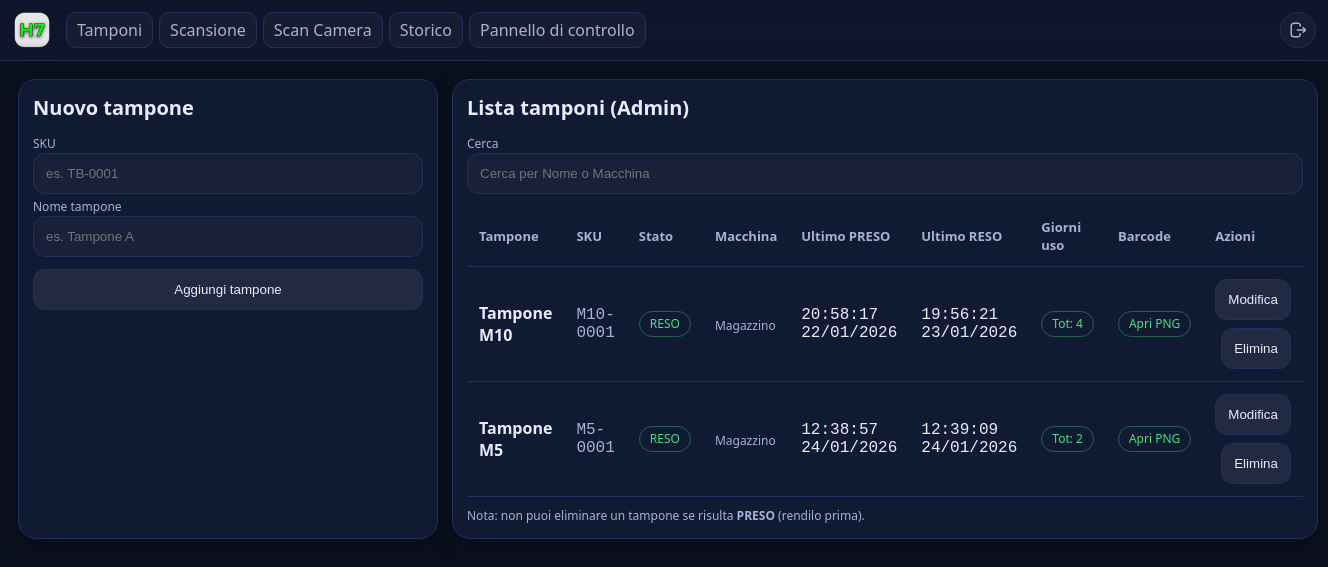
Screenshot of /admin/swabs (signed in) with the database file from the repository.
### tables this page shows
CREATE TABLE swabs (
                id INTEGER PRIMARY KEY AUTOINCREMENT,
                sku TEXT UNIQUE NOT NULL,
                name TEXT NOT NULL,
                created_at TEXT NOT NULL
            );

### app.py (the view, shortened to what this page needs)
@app.route("/admin/swabs", methods=["GET", "POST"])
@require_admin
def admin_swabs():
    init_db()
    query = (request.args.get("q") or "").strip()
    enriched = fetch_swabs(query)
    with connect() as con:
        warn_days = get_global_warn_days(con)
        alarm_days = get_global_alarm_days(con)
    return render_template(
        "admin_swabs.html",
        rows=enriched,
        global_warn_days=warn_days,
        global_alarm_days=alarm_days,
        q=query,
    )

### app.py (called while the page is built)
def is_logged_in() -> bool:
    return bool(session.get("admin_logged", False))

def require_admin(view_func: Callable):
    @wraps(view_func)
    def wrapper(*args, **kwargs):
        if not is_logged_in():
            return redirect(url_for("login", next=request.path))
        return view_func(*args, **kwargs)
    return wrapper

@app.context_processor
def inject_auth():
    return {"is_admin": is_logged_in()}

def ensure_dir(path: str) -> None:
    os.makedirs(path, exist_ok=True)

def connect() -> sqlite3.Connection:
    con = sqlite3.connect(DB_PATH)
    con.row_factory = sqlite3.Row
    con.execute("PRAGMA foreign_keys = ON;")
    return con

@app.template_filter("it_datetime")
def it_datetime(value: str) -> str:
    try:
        dt = datetime.fromisoformat(value)
        return dt.strftime("%H:%M:%S %d/%m/%Y")
    except Exception:
        return value

def compute_barcode_settings_hash(settings: Dict[str, Any]) -> str:
    payload = json.dumps(settings, sort_keys=True, separators=(",", ":"))
    return hashlib.sha256(payload.encode("utf-8")).hexdigest()

def get_setting(con: sqlite3.Connection, key: str) -> Optional[str]:
    row = con.execute("SELECT value FROM settings WHERE key=?", (key,)).fetchone()
    return row["value"] if row else None

def get_positive_setting(con: sqlite3.Connection, key: str, default: int) -> int:
    raw = get_setting(con, key)
    try:
        value = int(raw) if raw is not None else default
    except (TypeError, ValueError):
        value = default
    if value <= 0:
        value = default
    return value

def get_global_warn_days(con: sqlite3.Connection) -> int:
    return get_positive_setting(con, SETTINGS_KEY_WARN_DAYS, DEFAULT_GLOBAL_WARN_DAYS)

def get_global_alarm_days(con: sqlite3.Connection) -> int:
    return get_positive_setting(con, SETTINGS_KEY_ALARM_DAYS, DEFAULT_GLOBAL_ALARM_DAYS)

def open_taken_ts(con: sqlite3.Connection, swab_id: int) -> Optional[str]:
    row = con.execute(
        "SELECT taken_ts FROM usage_sessions WHERE swab_id=? AND returned_ts IS NULL ORDER BY taken_ts DESC LIMIT 1",
        (swab_id,),
    ).fetchone()
    return row["taken_ts"] if row else None

def total_unique_days(con: sqlite3.Connection, swab_id: int) -> int:
    row = con.execute("SELECT COUNT(*) AS c FROM usage_days WHERE swab_id=?", (swab_id,)).fetchone()
    return int(row["c"]) if row else 0

### templates/admin_swabs.html (shortened to what this page needs)
{% extends "base.html" %}
{% block content %}
  <div class="grid grid-2">
    <div class="card">
      <h1>Nuovo tampone</h1>
      <form method="post" autocomplete="off">
        <label class="muted small">SKU</label>
        <input name="sku" placeholder="es. TB-0001" required />
        <label class="muted small" style="margin-top:8px;">Nome tampone</label>
        <input name="name" placeholder="es. Tampone A" required />
        <div style="margin-top:12px;">
          <button type="submit">Aggiungi tampone</button>
        </div>
      </form>
    </div>
    <div class="card">
      <h1>Lista tamponi (Admin)</h1>
      <form method="get" style="margin-top:10px;" autocomplete="off">
        <label class="muted small" for="swab-search-admin">Cerca</label>
        <input id="swab-search-admin" name="q" placeholder="Cerca per Nome o Macchina" value="{{ q }}" />
      </form>
      <div class="table-wrap" style="margin-top:12px;">
        <table class="rtable">
          <thead>
            <tr>
              <th>Tampone</th>
              <th>SKU</th>
              <th>Stato</th>
              <th>Macchina</th>
              <th>Ultimo PRESO</th>
              <th>Ultimo RESO</th>
              <th>Giorni uso</th>
              <th>Barcode</th>
              <th>Azioni</th>
            </tr>
          </thead>
          <tbody>
            {% for r in rows %}
            <tr class="{% if r['alarm'] %}row-alarm{% elif r['warning'] %}row-warn{% endif %}">
                <td data-label="Tampone"><strong>{{ r["name"] }}</strong></td>
                <td data-label="SKU" class="mono muted">{{ r["sku"] }}</td>
                <td data-label="Stato">
                  {% if r["in_stock"] == 1 %}
                    <span class="pill ok">RESO</span>
                  {% else %}
                    <span class="pill warn">PRESO</span>
                  {% endif %}
                </td>
                <td data-label="Macchina">
                  {% if r["in_stock"] == 0 and r["machine_name"] %}
                    <span class="pill warn">{{ r["machine_name"] }}</span>
                  {% else %}
                    <span class="muted small">Magazzino</span>
                  {% endif %}
                </td>
                <td data-label="Ultimo PRESO" class="mono">
                  {% if r["last_take_ts"] %}{{ r["last_take_ts"] | it_datetime }}{% else %}<span class="muted small">—</span>{% endif %}
                </td>
                <td data-label="Ultimo RESO" class="mono">
                  {% if r["last_return_ts"] %}{{ r["last_return_ts"] | it_datetime }}{% else %}<span class="muted small">—</span>{% endif %}
                </td>
                <td data-label="Giorni uso">
                  <span class="pill ok">Tot: {{ r["total_days"] }}</span>
                </td>
                <td data-label="Barcode">
                  <a href="{{ url_for('label_png', sku=r['sku']) }}" target="_blank">
                    <span class="pill ok">Apri PNG</span>
                  </a>
                </td>
                <td data-label="Azioni">
                  <div style="display:flex; gap:8px; flex-wrap:wrap; justify-content:flex-end;">
                    <form method="get" action="{{ url_for('swab_edit', swab_id=r['id']) }}" style="margin:0;" autocomplete="off">
                      <button type="submit">Modifica</button>
                    </form>
                    <form method="post" action="{{ url_for('swab_delete', swab_id=r['id']) }}" style="margin:0;" autocomplete="off"
                          onsubmit="return confirm('Eliminare definitivamente questo tampone?');">
                      <button type="submit">Elimina</button>
                    </form>
                  </div>
                </td>
              </tr>
            {% endfor %}
          </tbody>
        </table>
      </div>
      <div class="muted small" style="margin-top:10px;">
        Nota: non puoi eliminare un tampone se risulta <strong>PRESO</strong> (rendilo prima).
      </div>
    </div>
  </div>
{% endblock %}

### templates/base.html (style rules this page uses)
:root { --bg:#0b1020; --card:#111a33; --text:#e8ecff; --muted:#a9b2d6; --ok:#4ade80; --warn:#fbbf24; --err:#fb7185; --line:#22305d; }
* { box-sizing:border-box; }
body { margin:0; font-family:system-ui,-apple-system,Segoe UI,Roboto,Arial; background:var(--bg); color:var(--text); }
a, a:visited, a:hover, a:active { text-decoration:none !important; color: inherit; }
.card { background:var(--card); border:1px solid var(--line); border-radius:18px; padding:14px; box-shadow:0 10px 25px rgba(0,0,0,.25); }
h1 { font-size:20px; margin:0 0 10px; }
.muted { color:var(--muted); }
.small { font-size:12px; }
.grid { display:grid; gap:14px; grid-template-columns:1fr; }
@media (min-width: 960px) { .grid-2 { grid-template-columns: 420px 1fr; } }
input, select, button { width:100%; padding:12px; border-radius:12px; border:1px solid var(--line); background:rgba(255,255,255,.03); color:var(--text); outline:none; }
button { cursor:pointer; background:rgba(255,255,255,.07); transition: transform .05s ease, background .15s ease; }
.pill { display:inline-flex; align-items:center; gap:6px; padding:6px 10px; border-radius:999px; border:1px solid var(--line); font-size:12px; line-height:1; white-space:nowrap; vertical-align:middle; }
.pill.ok { border-color: rgba(74,222,128,.35); color: var(--ok); }
.mono { font-family: ui-monospace, SFMono-Regular, Menlo, Monaco, Consolas, "Liberation Mono", "Courier New", monospace; }
.table-wrap { margin-top:10px; }
table.rtable { width:100%; border-collapse: collapse; }
table.rtable th, table.rtable td { padding:12px; border-bottom:1px solid var(--line); text-align:left; vertical-align:middle; }
table.rtable th { color:var(--muted); font-weight:600; font-size:13px; }

### rows the page displays
swabs: name "Tampone M10", sku "M10-0001", last_take_ts|it_datetime "20:58:17 22/01/2026", last_return_ts|it_datetime "19:56:21 23/01/2026", total_days "4"
swabs: name "Tampone M5", sku "M5-0001", last_take_ts|it_datetime "12:38:57 24/01/2026", last_return_ts|it_datetime "12:39:09 24/01/2026", total_days "2"
